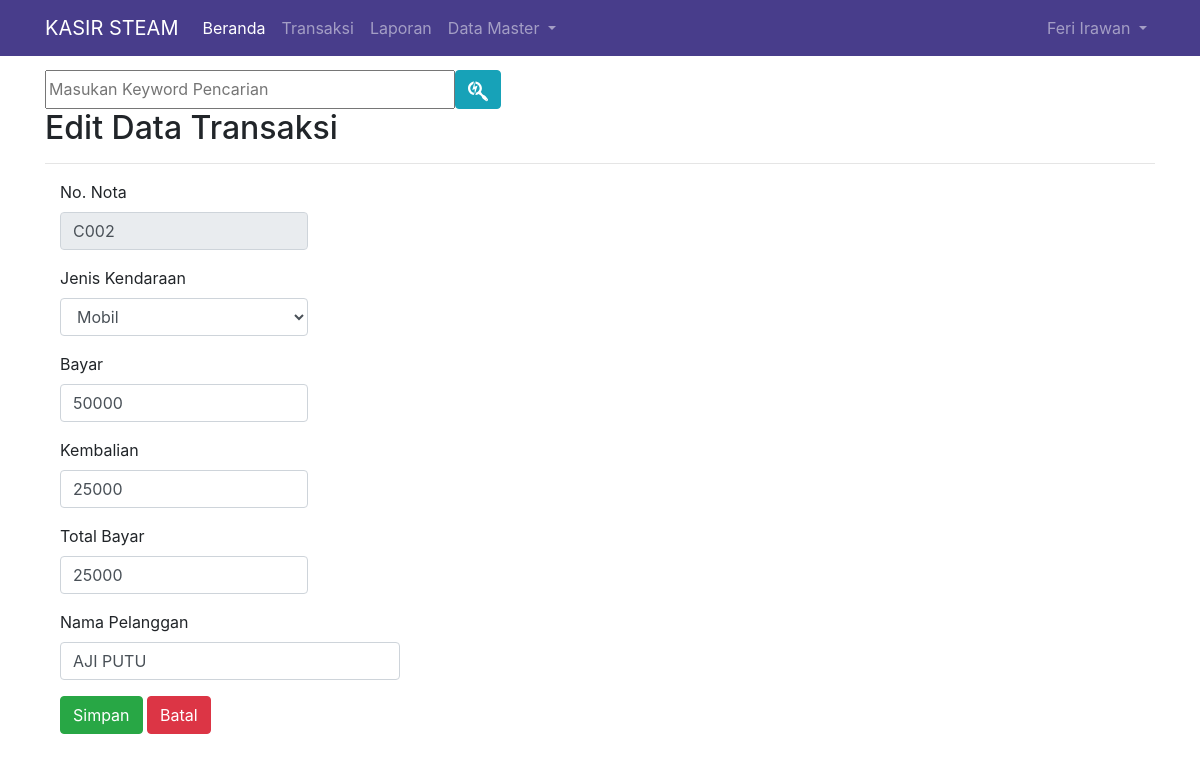
/admin.php?hlm=transaksi&aksi=edit&id_transaksi=13 (signed in), run on the app's committed database.
### tables this page shows
CREATE TABLE `transaksi` (
  `id_transaksi` int(10) NOT NULL,
  `no_nota` varchar(10) NOT NULL,
  `jenis` varchar(50) NOT NULL,
  `nama` varchar(50) NOT NULL,
  `bayar` int(10) NOT NULL,
  `kembali` int(10) NOT NULL,
  `total` int(10) NOT NULL,
  `tanggal` date NOT NULL,
  `id_user` tinyint(1) NOT NULL
);

### transaksi_edit.php (the view, shortened to what this page needs)
<?php
if( empty( $_SESSION['id_user'] ) ){
	$_SESSION['err'] = '<strong>ERROR!</strong> Anda harus login terlebih dahulu.';
	header('Location: ./');
	die();
} else {
	if( isset( $_REQUEST['submit'] )){
		$id_transaksi = $_REQUEST['id_transaksi'];
		$jenis = $_REQUEST['jenis'];
		$nama = $_REQUEST['nama'];
		$bayar = $_REQUEST['bayar'];
		$kembali = $_REQUEST['kembali'];
		$total = $_REQUEST['total'];
		$id_user = $_SESSION['id_user'];
		$sql = mysqli_query($koneksi, "UPDATE transaksi SET jenis='$jenis', nama='$nama', bayar='$bayar', kembali='$kembali', total='$total', tanggal=NOW(), id_user='$id_user' WHERE id_transaksi='$id_transaksi'");
		if($sql == true){
			header('Location: ./admin.php?hlm=transaksi');
			die();
		} else {
			echo 'ERROR! Periksa penulisan querynya.';
		}
	} else {
		$id_transaksi = $_REQUEST['id_transaksi'];
		$sql = mysqli_query($koneksi, "SELECT * FROM transaksi WHERE id_transaksi='$id_transaksi'");
		while($row = mysqli_fetch_array($sql)){
?>
<h2>Edit Data Transaksi</h2>
<hr>
<form method="post" action="" class="form-horizontal" role="form">
	<div class="form-group">
		<label for="no_nota" class="col-sm-2 control-label">No. Nota</label>
		<div class="col-sm-3">
			<input type="text" class="form-control" id="no_nota" value="<?php echo $row['no_nota']; ?>"name="no_nota" placeholder="No. Nota" readonly>
		</div>
	</div>
	<div class="form-group">
		<label for="jenis" class="col-sm-2 control-label">Jenis Kendaraan</label>
		<div class="col-sm-3">
			<select name="jenis" class="form-control" required>
				<option value="<?php echo $row['jenis']; ?>"><?php echo $row['jenis']; ?></option>
			</select>
		</div>
	</div>
	<div class="form-group">
		<label for="bayar" class="col-sm-2 control-label">Bayar</label>
		<div class="col-sm-3">
			<input type="number" class="form-control" id="bayar" name="bayar" value="<?php echo $row['bayar']; ?>" placeholder="Isi dengan angka" required>
		</div>
	</div>
	<div class="form-group">
		<label for="kembali" class="col-sm-2 control-label">Kembalian</label>
		<div class="col-sm-3">
			<input type="number" class="form-control" id="kembali" name="kembali" value="<?php echo $row['kembali']; ?>" placeholder="Kembalian" required>
		</div>
	</div>
	<div class="form-group">
		<label for="total" class="col-sm-2 control-label">Total Bayar</label>
		<div class="col-sm-3">
			<input type="number" class="form-control" id="total" name="total" value="<?php echo $row['total']; ?>" placeholder="Total Bayar" required>
		</div>
	</div>
	<div class="form-group">
		<label for="nama" class="col-sm-2 control-label">Nama Pelanggan</label>
		<div class="col-sm-4">
			<input type="text" class="form-control" id="nama" name="nama" value="<?php echo $row['nama']; ?>" placeholder="Nama Pelanggan" required>
		</div>
	</div>
	<div class="form-group">
		<div class="col-sm-offset-2 col-sm-10">
			<button type="submit" name="submit" class="btn btn-success">Simpan</button>
			<a href="./admin.php?hlm=transaksi" class="btn btn-danger">Batal</a>
		</div>
	</div>
</form>
<?php
	}
	}
}
?>

### admin.php (style rules this page uses)
body { min-height: 200px; padding-top: 70px; }

### data on the page
transaksi: no_nota "C002", jenis "Mobil", bayar "50000", kembali "25000", total "25000", nama "AJI PUTU"

### other printed values
$_SESSION['nama'] "Feri Irawan"
